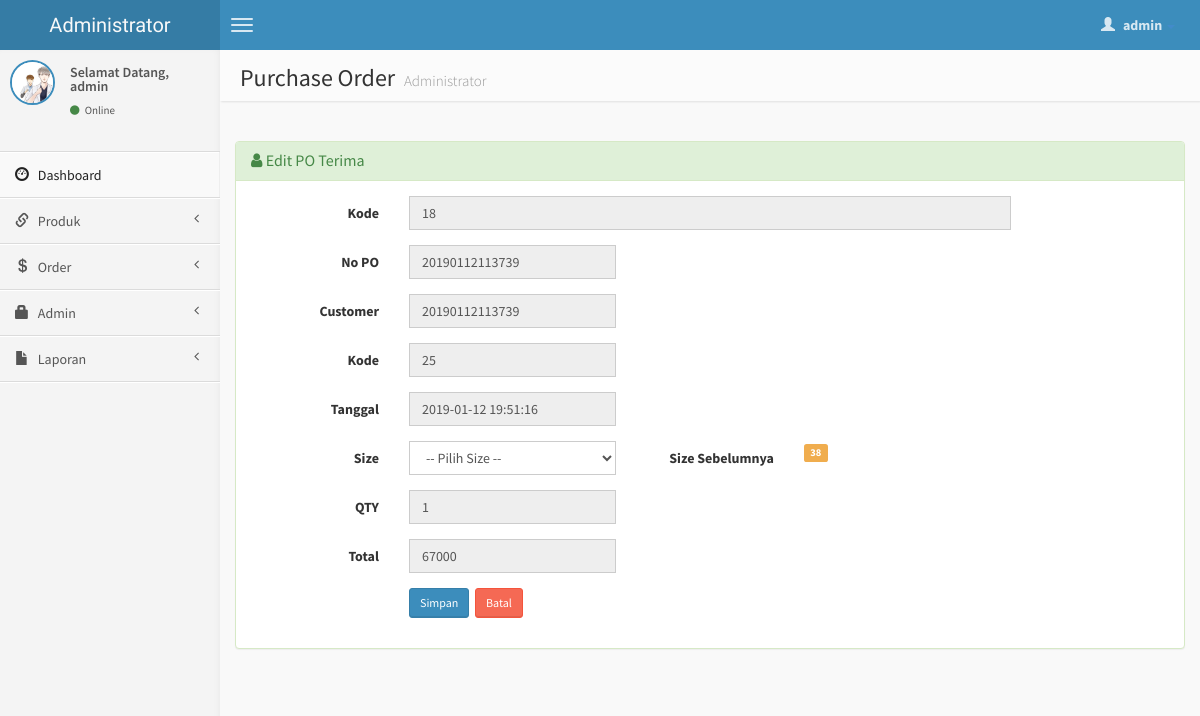
The app's page /admin/edit-po-terima.php?hal=edit&kode=18 (signed in) with its own data.
### tables this page shows
CREATE TABLE `po_terima` (
  `id` int(10) NOT NULL,
  `nopo` varchar(20) NOT NULL,
  `kd_cus` varchar(20) NOT NULL,
  `kode` int(4) NOT NULL,
  `tanggal` datetime NOT NULL,
  `ukuran` varchar(4) NOT NULL,
  `qty` int(8) NOT NULL,
  `total` int(8) NOT NULL
);

### admin/edit-po-terima.php (the view, shortened to what this page needs)
<?php
if (empty($_SESSION['username'])){
	header('location:../index.php');
} else {
?>
<!DOCTYPE html>
<html>
    <head>
        <link href="../dist/css/bootstrap.css" rel="stylesheet" type="text/css" />
        <link href="//cdnjs.cloudflare.com/ajax/libs/font-awesome/4.1.0/css/font-awesome.min.css" rel="stylesheet" type="text/css" />
        <link href="//code.ionicframework.com/ionicons/1.5.2/css/ionicons.min.css" rel="stylesheet" type="text/css" />
        <link href="../css/morris/morris.css" rel="stylesheet" type="text/css" />
        <link href="../css/jvectormap/jquery-jvectormap-1.2.2.css" rel="stylesheet" type="text/css" />
        <link href="../css/datepicker/datepicker3.css" rel="stylesheet" type="text/css" />
        <link href="../css/daterangepicker/daterangepicker-bs3.css" rel="stylesheet" type="text/css" />
        <link href="../css/bootstrap-wysihtml5/bootstrap3-wysihtml5.min.css" rel="stylesheet" type="text/css" />
        <link href="../css/AdminLTE.css" rel="stylesheet" type="text/css" />
        <link rel="stylesheet" href="datatables/dataTables.bootstrap.css"/>
    </head>
    <body class="skin-blue">
        <header class="header">
            <a href="index.php" class="logo">
                Administrator
            </a>
            <nav class="navbar navbar-static-top" role="navigation">
                <a href="#" class="navbar-btn sidebar-toggle" data-toggle="offcanvas" role="button">
                    <span class="icon-bar"></span>
                    <span class="icon-bar"></span>
                    <span class="icon-bar"></span>
                </a>
                <div class="navbar-right">
                    <ul class="nav navbar-nav">
                        <li class="dropdown user user-menu">
                            <a href="#" class="dropdown-toggle" data-toggle="dropdown">
                                <i class="glyphicon glyphicon-user"></i>
                                <span><?php echo $_SESSION['fullname']; ?> <i class="caret"></i></span>
                            </a>
<?php } ?>
                        </li>
                    </ul>
                </div>
            </nav>
        </header>
        <div class="wrapper row-offcanvas row-offcanvas-left">
            <aside class="left-side sidebar-offcanvas">
                <section class="sidebar">
                    <div class="user-panel">
                        <div class="pull-left image">
                            <img src="<?php echo $_SESSION['gambar']; ?>" class="img-circle" alt="User Image" style="border: 2px solid #3C8DBC;" />
                        </div>
                        <div class="pull-left info">
                            <p>Selamat Datang,<br /><?php echo $_SESSION['fullname']; ?></p>
                            <a href="#"><i class="fa fa-circle text-success"></i> Online</a>
                        </div>
                    </div>
                    <?php include "menu.php"; ?>
                </section>
            </aside>
            <aside class="right-side">
                <section class="content-header">
                    <h1>
                        Purchase Order
                        <small>Administrator</small>
                    </h1>
                </section>
                <section class="content">
                <?php
            $kd = $_GET['kode'];
			$sql = mysqli_query($koneksi, "SELECT * FROM po_terima WHERE id='$kd'");
			if(mysqli_num_rows($sql) == 0){
				header("Location: po-terima.php");
			}else{
				$row = mysqli_fetch_assoc($sql);
			}
			?>
                    <br />
                    <div class="row">
                        <div class="col-lg-12">
                        <div class="panel panel-success">
                        <div class="panel-heading">
                        <h3 class="panel-title"><i class="fa fa-user"></i> Edit PO Terima</h3>
                        </div>
                        <div class="panel-body">
                  <div class="form-panel">
                      <form class="form-horizontal style-form" action="update-po-terima.php" method="post" enctype="multipart/form-data" name="form1" id="form1">
                          <div class="form-group">
                              <label class="col-sm-2 col-sm-2 control-label">Kode</label>
                              <div class="col-sm-8">
                                  <input name="id" type="text" id="id" value="<?php echo $row['id']; ?>" class="form-control" autocomplete="off" placeholder="Auto Number Tidak perlu di isi" readonly="readonly"/>
                              </div>
                          </div>
                          <div class="form-group">
                              <label class="col-sm-2 col-sm-2 control-label">No PO</label>
                              <div class="col-sm-3">
                            <input name="nopo" type="text" id="nopo" value="<?php echo $row['nopo']; ?>" class="form-control" autocomplete="off" readonly="readonly" />
                            </div>
                          </div>
                          <div class="form-group">
                              <label class="col-sm-2 col-sm-2 control-label">Customer</label>
                              <div class="col-sm-3">
                            <input name="kd_cus" type="text" id="kd_cus" value="<?php echo $row['kd_cus']; ?>" class="form-control" autocomplete="off" readonly="readonly" />
                            </div>
                          </div>
                          <div class="form-group">
                              <label class="col-sm-2 col-sm-2 control-label">Kode</label>
                              <div class="col-sm-3">
                            <input name="kode" type="text" id="kode" value="<?php echo $row['kode']; ?>" class="form-control" autocomplete="off" readonly="readonly" />
                            </div>
                          </div>
                          <div class="form-group">
                              <label class="col-sm-2 col-sm-2 control-label">Tanggal</label>
                              <div class="col-sm-3">
                            <input name="tanggal" type="text" id="tanggal" value="<?php echo $row['tanggal']; ?>" class="form-control" autocomplete="off" readonly="readonly" />
                            </div>
                          </div>
                          <div class="form-group">
                              <label class="col-sm-2 col-sm-2 control-label">Size</label>
                              <div class="col-sm-3">
                              <select id="size" name="size" class="form-control" required>
                            <option> -- Pilih Size --</option>
                            </select>
                            </div>
                            <label class="col-sm-2 col-sm-2 control-label">Size Sebelumnya</label>
                              <div class="col-sm-3">
                            <span class="label label-warning"><?php echo $row['ukuran']; ?></span>
                            </div>
                          </div>
                          <div class="form-group">
                              <label class="col-sm-2 col-sm-2 control-label">QTY</label>
                              <div class="col-sm-3">
                            <input type="text" class="form-control" id="qty" name="qty" value="<?php echo $row['qty']; ?>" readonly="readonly" />
                            </div>
                          </div>
                          <div class="form-group">
                              <label class="col-sm-2 col-sm-2 control-label">Total</label>
                              <div class="col-sm-3">
                            <input type="text" class="form-control" id="total" name="total" value="<?php echo $row['total']; ?>" readonly="readonly" />
                            </div>
                          </div>
                          <div class="form-group">
                              <label class="col-sm-2 col-sm-2 control-label"></label>
                              <div class="col-sm-10">
                                  <input type="submit" name="update" value="Simpan" class="btn btn-sm btn-primary" />&nbsp;
	                              <a href="po-terima.php" class="btn btn-sm btn-danger">Batal </a>
                              </div>
                          </div>
                      </form>
                  </div>
                  </div>
                  </div>
          		</div>
                    </div>
                </section>
            </aside>
        </div>
    </body>
</html>

### records on screen
po_terima: id "18", nopo "20190112113739", kd_cus "20190112113739", kode "25", tanggal "2019-01-12 19:51:16", ukuran "38", qty "1", total "67000"

### other values on screen
$_SESSION['fullname'] "admin"
